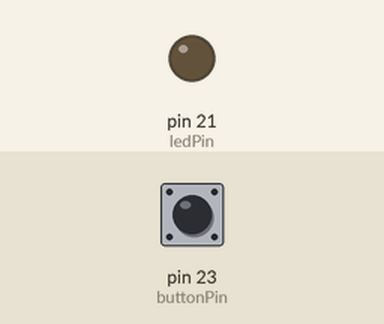
Simulated run of this sketch. Board: Arduino Mega 2560, built with avr-gcc and run on an emulated ATmega2560. On the bench: output pins drawn as LEDs (lit = HIGH). The test bench sets the inputs (shaded band); at power-on: pin 23 (buttonPin) HIGH. What the sketch prints to the serial monitor is not drawn.

Above: at 1.2 s.
1.3 s: pin 23 (buttonPin) pulled LOW for 0.15 s
At 1.38 s:
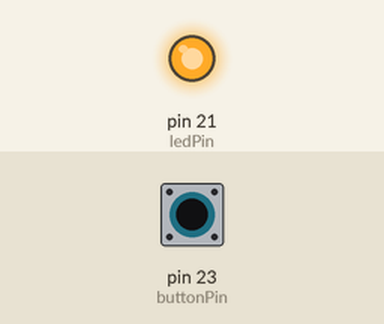
2.9 s: pin 23 (buttonPin) pulled LOW for 3.2 s
At 7.3 s:
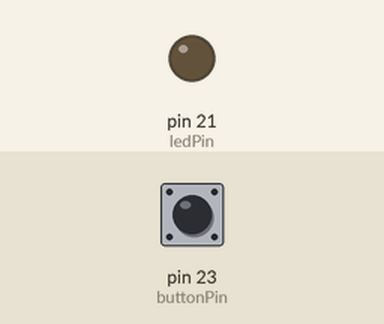
Timing chart, 0 to 8.8 s (numbered marks = the images above; inputs shaded):
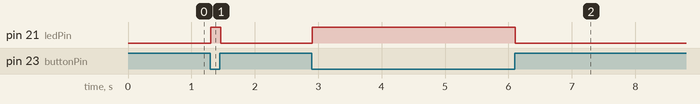

The sketch:

ESPAndNanoButtonLED.ino
```cpp
#include <Arduino.h>

const int ledPin = 21;       // LED på digital pin 5, så vi döper den till ledPin för att slippa komma ihåg själva siffran + lättare att ändra - magic number
const int buttonPin = 23;    // Tryckknapp på digital pin 2
bool buttonPressed = false;   // För att lagra knappens tillstånd

void setup() {
  pinMode(ledPin, OUTPUT);             // Sätt LED som utgång
  pinMode(buttonPin, INPUT_PULLUP);    // Aktivera intern pull-up motstånd

  Serial.begin(9600);
  Serial.println("Starting...");
}

void loop() {
  // Läs in knappens läge, LOW betyder nedtryckt (pga pull-up)
  buttonPressed = (digitalRead(buttonPin) == LOW);

  //Om knappen är nedtryckt, tänd LED. Annars släck
  if (buttonPressed) {
    digitalWrite(ledPin, HIGH);
  } else {
    digitalWrite(ledPin, LOW);
  }

  delay(20); // liten debounce - undviker att programmet reagerar på "knycken" i knapptryckningen
}
```

Measured:
- after the input at 1.3 s, pin 21 (ledPin): LOW → HIGH at once, → LOW 0.16 s later
- after the input at 2.9 s, pin 21 (ledPin): LOW → HIGH at once, → LOW 3.2 s later
